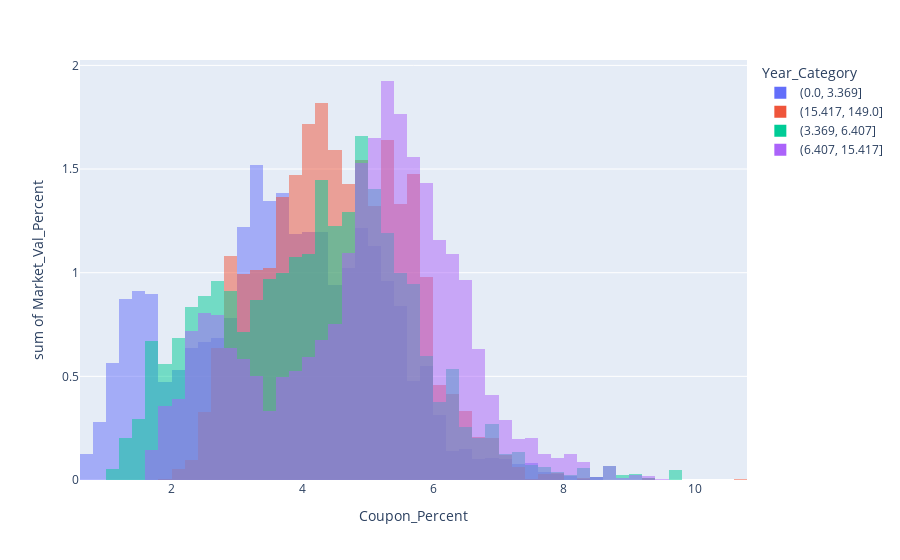

Write notebook code for a chart like this one.
### Code cell
fig = px.histogram(df,x='Coupon_Percent',y='Market_Val_Percent',color='Year_Category',nbins=100,barmode='overlay')
fig.show()

### Figure 1 — Plotly figure (JSON) as saved in the notebook; plotly's stock layout.template omitted (floating-point values rounded to 4 significant figures; data arrays with more than 128 entries replaced by an {"elided": "..."} marker saying what was removed)
{"data": [{"alignmentgroup": "True", "bingroup": "x", "histfunc": "sum", "hovertemplate": "Year_Category=(0.0, 3.369]<br>Coupon_Percent=%{x}<br>sum of Market_Val_Percent=%{y}<extra></extra>", "legendgroup": "(0.0, 3.369]", "marker": {"color": "#636efa", "opacity": 0.5, "pattern": {"shape": ""}}, "name": "(0.0, 3.369]", "nbinsx": 100, "offsetgroup": "(0.0, 3.369]", "orientation": "v", "showlegend": true, "type": "histogram", "x": {"elided": "2247 float values"}, "xaxis": "x", "y": {"elided": "2247 float values"}, "yaxis": "y"}, {"alignmentgroup": "True", "bingroup": "x", "histfunc": "sum", "hovertemplate": "Year_Category=(15.417, 149.0]<br>Coupon_Percent=%{x}<br>sum of Market_Val_Percent=%{y}<extra></extra>", "legendgroup": "(15.417, 149.0]", "marker": {"color": "#EF553B", "opacity": 0.5, "pattern": {"shape": ""}}, "name": "(15.417, 149.0]", "nbinsx": 100, "offsetgroup": "(15.417, 149.0]", "orientation": "v", "showlegend": true, "type": "histogram", "x": {"elided": "2853 float values"}, "xaxis": "x", "y": {"elided": "2853 float values"}, "yaxis": "y"}, {"alignmentgroup": "True", "bingroup": "x", "histfunc": "sum", "hovertemplate": "Year_Category=(3.369, 6.407]<br>Coupon_Percent=%{x}<br>sum of Market_Val_Percent=%{y}<extra></extra>", "legendgroup": "(3.369, 6.407]", "marker": {"color": "#00cc96", "opacity": 0.5, "pattern": {"shape": ""}}, "name": "(3.369, 6.407]", "nbinsx": 100, "offsetgroup": "(3.369, 6.407]", "orientation": "v", "showlegend": true, "type": "histogram", "x": {"elided": "2350 float values"}, "xaxis": "x", "y": {"elided": "2350 float values"}, "yaxis": "y"}, {"alignmentgroup": "True", "bingroup": "x", "histfunc": "sum", "hovertemplate": "Year_Category=(6.407, 15.417]<br>Coupon_Percent=%{x}<br>sum of Market_Val_Percent=%{y}<extra></extra>", "legendgroup": "(6.407, 15.417]", "marker": {"color": "#ab63fa", "opacity": 0.5, "pattern": {"shape": ""}}, "name": "(6.407, 15.417]", "nbinsx": 100, "offsetgroup": "(6.407, 15.417]", "orientation": "v", "showlegend": true, "type": "histogram", "x": {"elided": "2338 float values"}, "xaxis": "x", "y": {"elided": "2338 float values"}, "yaxis": "y"}], "layout": {"barmode": "overlay", "legend": {"title": {"text": "Year_Category"}, "tracegroupgap": 0}, "margin": {"t": 60}, "xaxis": {"anchor": "y", "domain": [0, 1], "title": {"text": "Coupon_Percent"}}, "yaxis": {"anchor": "x", "domain": [0, 1], "title": {"text": "sum of Market_Val_Percent"}}}}
